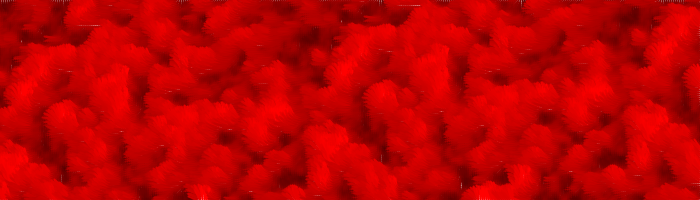
Frame 1 (no input)
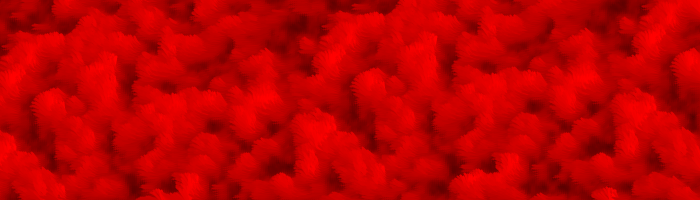
Frame 60 (the mouse pressed at the canvas centre just before this capture)
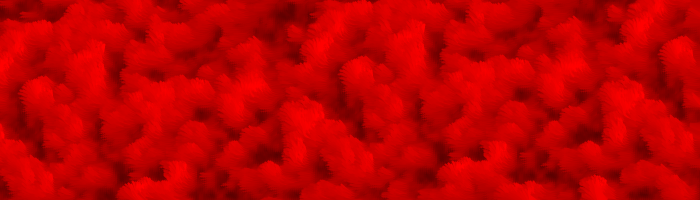
Frame 120 (the mouse held since frame 60 and released just before this capture)

The Processing sketch that drew these frames (run headless with seeded random() and noise(); from frame 60 on, the mouse is pressed at the canvas centre):

// Processing sketch: Cap5_4_2_PadraoLinhasFinal
// ── Cap5_4_2_PadraoLinhasFinal.pde
/*
 * Livro: O Código Transcendente
 * por Mateus Paresqui Berruezo.
 * Capítulo 5 - Seção 5.4
 * 
 * Parte do repositório encontrado em:
 * https://github.com/codigotranscendente/livro
 *
 * MIT License. Pode ser consultada em:
 * https://opensource.org/licenses/MIT
 */

// Valores iniciais dos ruídos:
float nxi = random(100);
float nyi = random(100);

void setup() {
  size(700,200);
  frameRate(30);
  background(255);
}

void draw() {
  //background(255);
  strokeWeight(2);
  
  // Separação entre uma linha e outra (em pixels):
  int sepLinhas = 2;
  
  // Tamanho das linhas desenhadas (em pixels):
  float tamLinha = 10;
  
  // Incrementa o valor inicial dos ruídos:
  nxi += 0.01;
  nyi += 0.01;
  
  // Define os ruídos locais a serem usados na angulação das retas:
  float ny = nyi;
  float nx = nxi;
  
  for (int y = 0; y <= height; y += sepLinhas) {
    
    // Incrementa e reinicia o ruído local:
    ny += 0.1;
    nx = nxi;
    
    for (int x = 0; x <= width; x += sepLinhas) {
      
      // Incrementa o ruído local:
      nx += 0.1;
      
      // Define a variável que irá determinar a inclinação das retas:
      float angulo = 360*noise(nx,ny);
      
      // Cores baseadas na inclinação das retas:
      float verm = 60 + map(angulo,0,360,0,255);
      stroke(verm,0,0,255);
      
      // Cálculo do ponto final da reta angulada:
      float xf = x + tamLinha*cos(radians(angulo));
      float yf = y + tamLinha*sin(radians(angulo));
      
      line(x,y,xf,yf);
    }
  }
}
